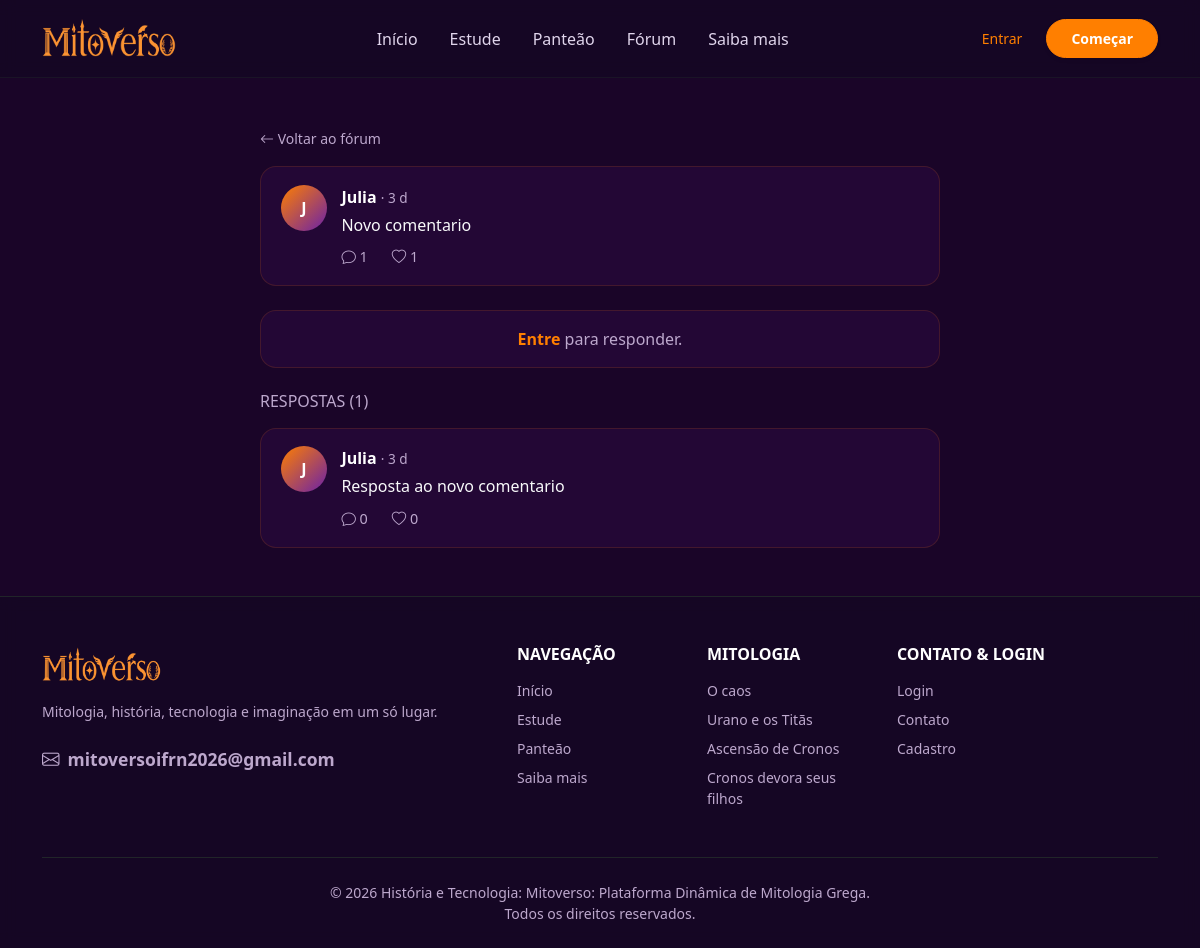
The page /posts/2 on the database its author committed.
### app/models/usuario.py (models this page shows)
class Usuario(UserMixin, db.Model):
    __tablename__ = "usuario"
    id = db.Column(db.Integer, primary_key = True)
    nome = db.Column(db.String(100), nullable = False)
    email = db.Column(db.String(100), nullable = False, unique = True)
    senha = db.Column(db.String(256), nullable = False)
    bio = db.Column(db.String(200))
    criado_em = db.Column(db.DateTime, default = lambda: datetime.now(timezone.utc))
    seguindo = db.relationship(
        "Usuario",
        secondary = seguidor,
        primaryjoin = (seguidor.c.id_seguidor == id),
        secondaryjoin = (seguidor.c.id_seguido == id),
        backref = "seguidores"
    )

### app/models/post.py (models this page shows, shortened)
class Post(db.Model):
    __tablename__ = "post"
    id = db.Column(db.Integer, primary_key = True)
    conteudo = db.Column(db.Text, nullable = False)
    criado_em = db.Column(db.DateTime, nullable = False, default = lambda: datetime.now(timezone.utc))
    id_usuario = db.Column(db.Integer, db.ForeignKey("usuario.id"), nullable = False)
    id_pai = db.Column(db.Integer, db.ForeignKey("post.id"), nullable = True)
    autor = db.relationship("Usuario", backref = db.backref("posts", cascade = "all, delete-orphan"))
    respostas = db.relationship(
        "Post",
        backref = db.backref("pai", remote_side = [id]),
        cascade = "all, delete-orphan",
        order_by = "Post.criado_em"
    )
    curtidas = db.relationship("Curtida", backref = "post", cascade = "all, delete-orphan")

### app/routes/posts.py (the view)
@posts_bp.route("/posts/<int:id_post>")
def ver_post(id_post):
    post = db.get_or_404(Post, id_post)
    return render_template("usuario/post_detalhe.html", post = post, form = PostForm())

### app/__init__.py (called while the page is built)
@app.template_filter("tempo_atras")
def tempo_atras(data):
    if not data:
        return ""
    if data.tzinfo is None:
        data = data.replace(tzinfo = timezone.utc)
    segundos = int((datetime.now(timezone.utc) - data).total_seconds())
    if segundos < 60:
        return "agora"
    if segundos < 3600:
        return f"{segundos // 60} min"
    if segundos < 86400:
        return f"{segundos // 3600} h"
    if segundos < 604800:
        return f"{segundos // 86400} d"
    return data.strftime("%d/%m/%Y")

### app/templates/usuario/post_detalhe.html (shortened to what this page needs)
{% extends 'base.html' %}
{% block css %}<link rel="stylesheet" href="{{ url_for('static', filename='css/forum.css') }}">{% endblock %}
{% block conteudo %}
<div class="container py-5">
    <div class="forum-coluna">
        <a href="{{ url_for('posts.ver_post', id_post=post.pai.id) if post.pai else url_for('posts.feed') }}" class="text-decoration-none text-mv-muted small">
            <i class="bi bi-arrow-left"></i> {{ 'Voltar ao post original' if post.pai else 'Voltar ao fórum' }}
        </a>
        <div class="painel mt-3 mb-4 overflow-hidden">
            {% include 'usuario/_post_card.html' %}
        </div>
        {% if current_user.is_authenticated %}
            <div class="painel p-3 mb-4">
                <form action="{{ url_for('posts.responder', id_post=post.id) }}" method="POST">
                    {{ form.hidden_tag() }}
                    <div class="d-flex gap-3">
                        <span class="avatar-inicial">{{ current_user.nome[0]|upper }}</span>
                        {{ form.conteudo(class="form-control campo-post", rows=2, maxlength=500, placeholder="Poste sua resposta") }}
                    </div>
                    <div class="d-flex justify-content-between align-items-center mt-2">
                        <small class="contador text-mv-muted">0/500</small>
                        <button type="submit" class="btn btn-mitoverso rounded-pill px-4">Responder</button>
                    </div>
                </form>
            </div>
        {% else %}
            <div class="painel p-3 mb-4 text-center text-mv-muted">
                <a href="{{ url_for('autenticacao.login') }}" class="text-orange text-decoration-none fw-semibold">Entre</a>
                para responder.
            </div>
        {% endif %}
        <h2 class="h6 text-uppercase text-mv-muted mb-3">Respostas ({{ post.respostas|length }})</h2>
        <div class="painel lista-posts">
            {% for post in post.respostas %}
                {% with mostrar_pai = false %}
                    {% include 'usuario/_post_card.html' %}
                {% endwith %}
            {% else %}
                <p class="text-mv-muted text-center p-4 mb-0">Ninguém respondeu ainda.</p>
            {% endfor %}
        </div>
    </div>
</div>
{% endblock %}

### app/templates/usuario/_post_card.html (shortened to what this page needs)
<article class="post-card" id="post-{{ post.id }}">
    <a href="{{ url_for('perfil.ver_perfil', id_usuario=post.autor.id) }}" class="avatar-inicial" aria-label="Perfil de {{ post.autor.nome }}">
        {{ post.autor.nome[0]|upper }}
    </a>
    <div class="post-corpo">
        <div class="post-cabecalho">
            <a href="{{ url_for('perfil.ver_perfil', id_usuario=post.autor.id) }}" class="post-autor">{{ post.autor.nome }}</a>
            <span class="post-data">· {{ post.criado_em|tempo_atras }}</span>
        </div>
        <a href="{{ url_for('posts.ver_post', id_post=post.id) }}" class="post-texto-link">
            <p class="post-texto">{{ post.conteudo }}</p>
        </a>
        <div class="post-acoes">
            <a href="{{ url_for('posts.ver_post', id_post=post.id) }}" class="acao">
                <i class="bi bi-chat"></i> {{ post.respostas|length }}
            </a>
            {% if current_user.is_authenticated %}
                <form action="{{ url_for('posts.curtir', id_post=post.id) }}" method="POST" class="d-inline">
                    <input type="hidden" name="csrf_token" value="{{ csrf_token() }}">
                    <input type="hidden" name="next" value="{{ request.full_path|trim('?') }}#post-{{ post.id }}">
                    <button type="submit" class="acao {{ 'curtido' if post.curtido_por(current_user) }}" aria-label="Curtir">
                        <i class="bi {{ 'bi-heart-fill' if post.curtido_por(current_user) else 'bi-heart' }}"></i> {{ post.curtidas|length }}
                    </button>
                </form>
            {% else %}
                <a href="{{ url_for('autenticacao.login') }}" class="acao">
                    <i class="bi bi-heart"></i> {{ post.curtidas|length }}
                </a>
            {% endif %}
        </div>
    </div>
</article>

### app/static/css/style.css (style rules this page uses)
* { margin: 0; padding: 0; }

### app/static/css/cab_rod_index.css (style rules this page uses)
:root { --mv-purple-dark: #1a0528; --mv-purple-main: #2b093f; --mv-purple-light: #4a154b; --mv-purple-accent: #6b21a8; --mv-orange-main: #ff7f00; --mv-orange-hover: #e67300; --mv-orange-light: #ff9f43; --mv-text-muted: #bda8cd; }
body { font-family: system-ui, -apple-system, "Segoe UI", Roboto, "Helvetica Neue", Arial, sans-serif; background-color: var(--mv-purple-dark); color: #f8f9fa; overflow-x: hidden; }
.text-orange { color: var(--mv-orange-main) !important; }
.text-mv-muted { color: var(--mv-text-muted) !important; }

### app/static/css/forum.css (style rules this page uses)
.forum-coluna { max-width:680px; margin:0 auto; }
.painel { background:rgba(43,9,63,.6); border:1px solid rgba(255,127,0,.15); border-radius:1rem; }
.lista-posts { overflow:hidden; }
.avatar-inicial { width:46px; height:46px; flex-shrink:0; display:flex; align-items:center; justify-content:center; border-radius:50%; background:linear-gradient(135deg,var(--mv-orange-main),var(--mv-purple-accent)); color:#fff; font-weight:700; text-decoration:none; }
.post-card { display:flex; gap:.9rem; padding:1.1rem 1.25rem; border-bottom:1px solid rgba(255,127,0,.12); transition:background .2s; }
.post-card:last-child { border-bottom:none; }
.post-corpo { flex:1; min-width:0; }
.post-autor { font-weight:700; color:#fff; text-decoration:none; }
.post-data { color:var(--mv-text-muted); font-size:.85rem; }
.post-texto-link { color:inherit; text-decoration:none; }
.post-texto { margin:.25rem 0 .6rem; white-space:pre-wrap; overflow-wrap:anywhere; }
.post-acoes { display:flex; align-items:center; gap:1.5rem; }
.acao { background:none; border:none; padding:0; color:var(--mv-text-muted); font-size:.9rem; text-decoration:none; cursor:pointer; transition:color .2s; }

### rows shown on the page
Usuario: autor "J", autor.nome "Julia"
Post: criado_em|tempo_atras "3 d", conteudo "Novo comentario"
Post: autor "J", autor.nome "Julia", criado_em|tempo_atras "3 d", conteudo "Resposta ao novo comentario", respostas|length "0", curtidas|length "0"

### other values the page prints
{{ 'Voltar ao post original' if post.pai else 'Voltar ao fórum' }} "Voltar ao fórum"
{{ post.respostas|length }} "1"
{{ post.curtidas|length }} "1"
